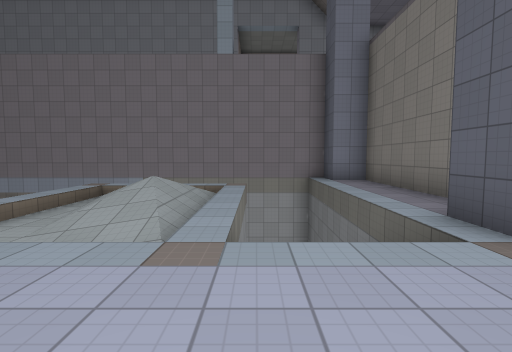
[1] (above)

24 first-person views from a walk through a 3-D level made in the Godot game engine. The camera is 1.4 m above the floor, tilts 4° down and sees 85° across. The floor is counted in squares, 2 m on a side. Each view is taken from the middle of a square. On the plan, view 1 faces up. The plan holds only what a view shows up to about 9 squares ahead; the rest is blank. The place goes on beyond the plan. Surface patterns are stand-ins for the level's own textures.

[2]
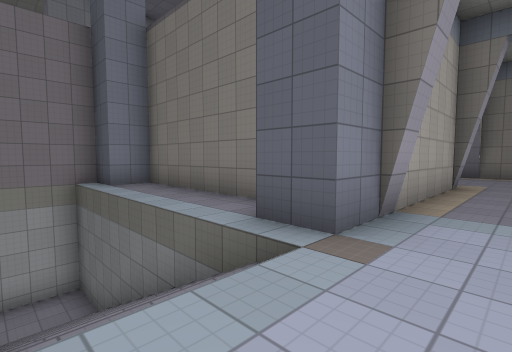

[3]
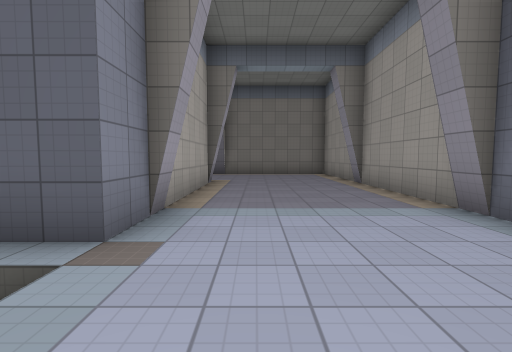

[4]
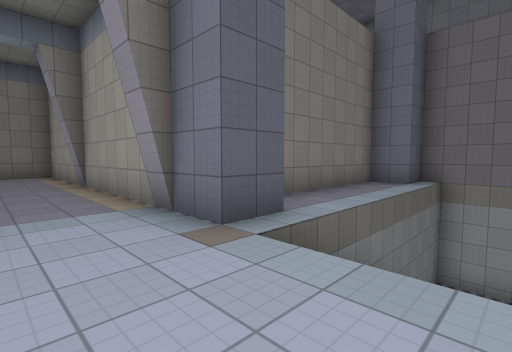

[5]
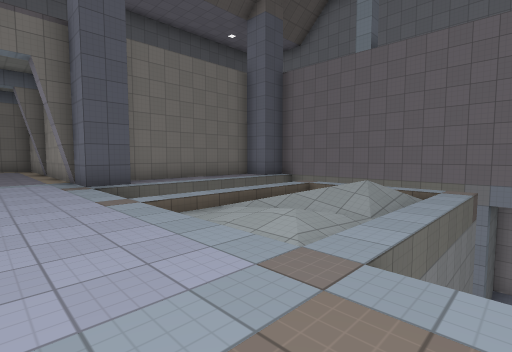

[6]
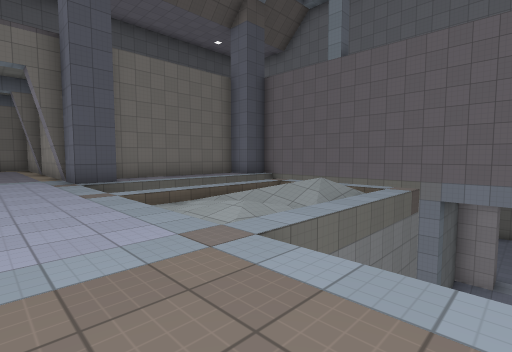

[7]
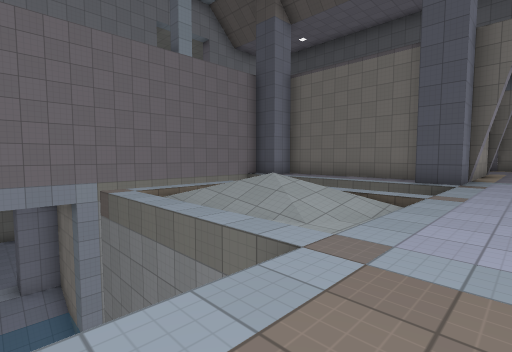

[8]
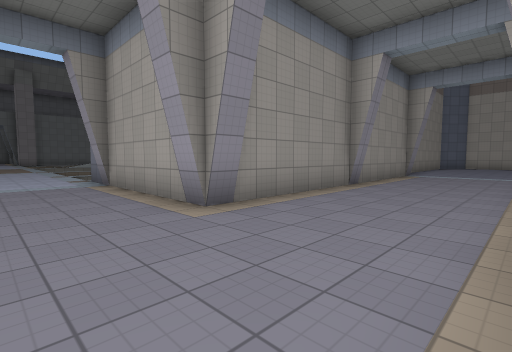

[9]
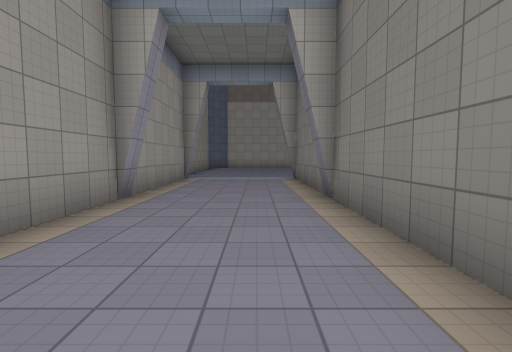

[10]
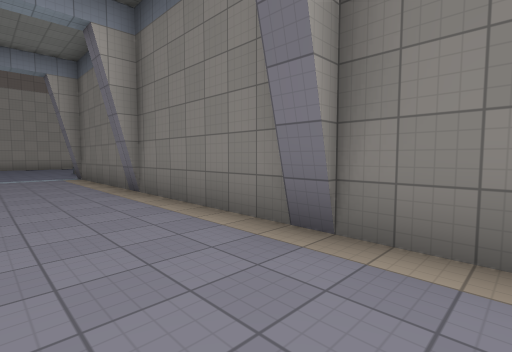

[11]
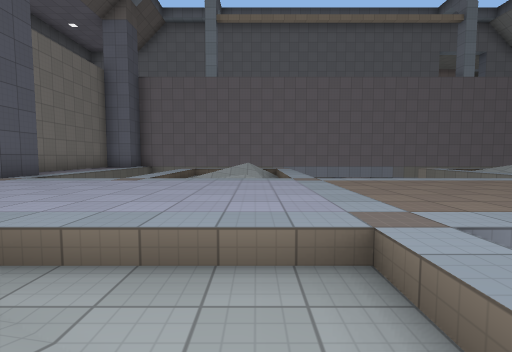

[12]
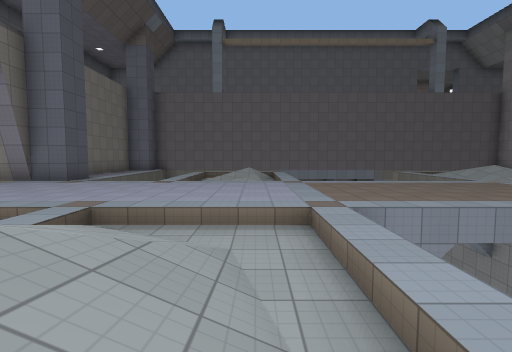

[13]
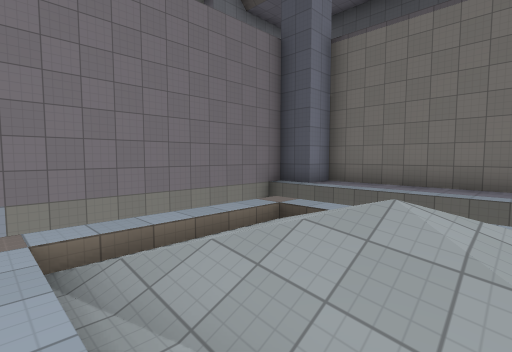

[14]
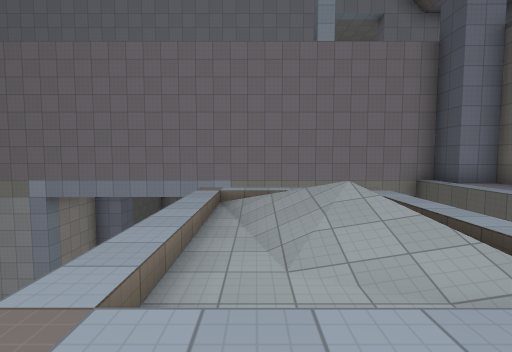

[15]
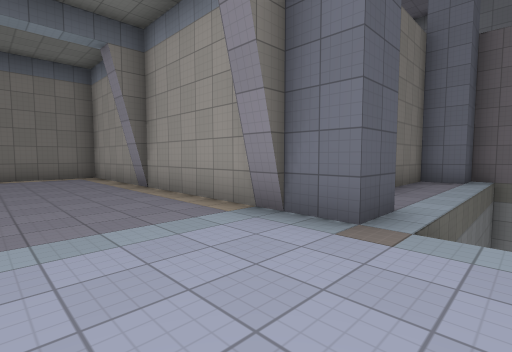

[16]
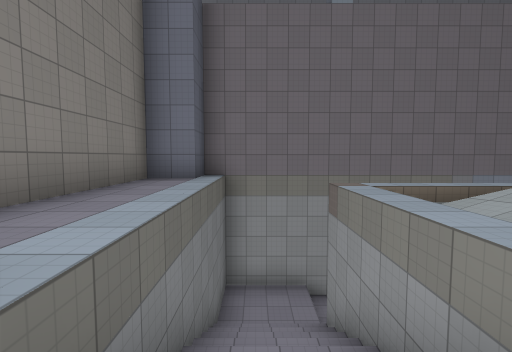

[17]
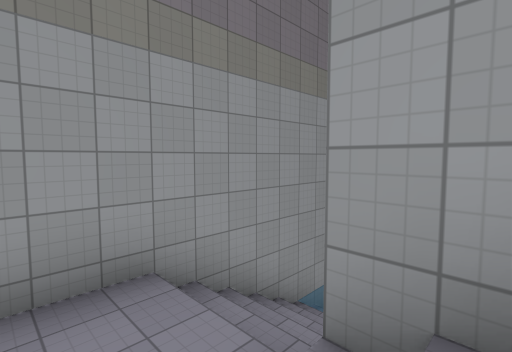

[18]
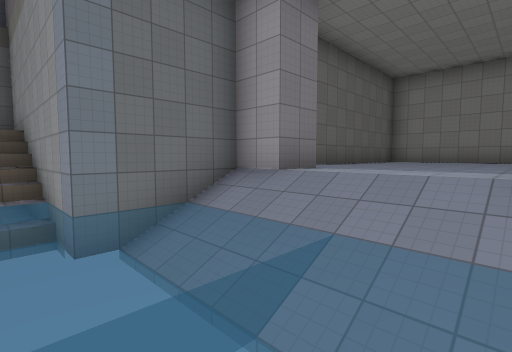

[19]
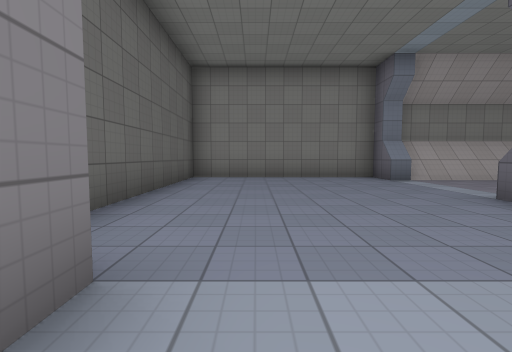

[20]
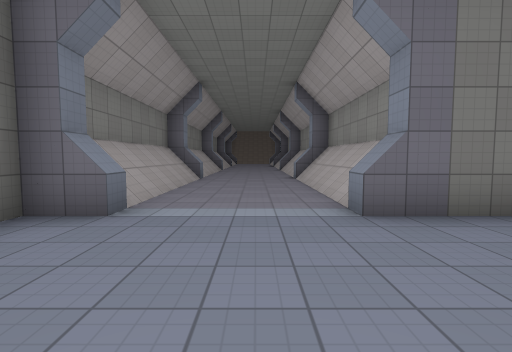

[21]
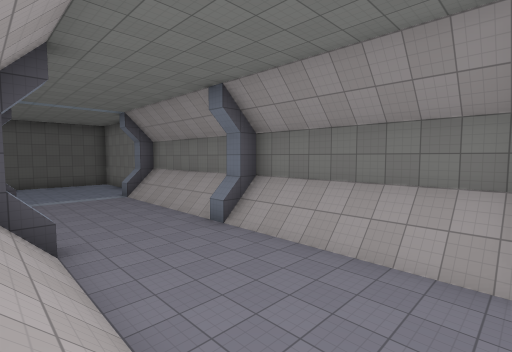

[22]
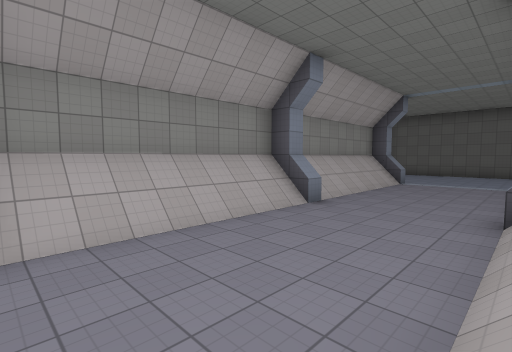

[23]
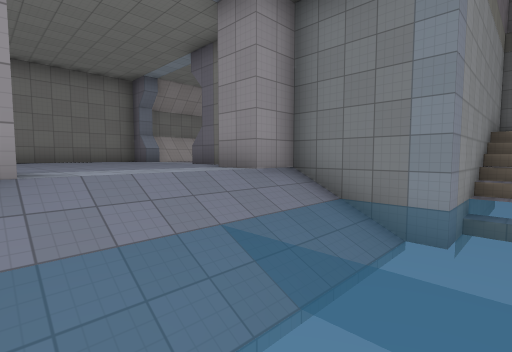

[24]
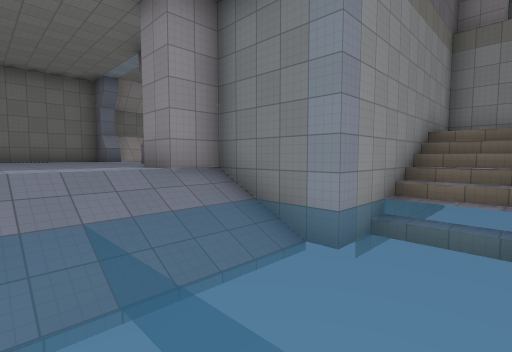

### Floor plan
Key: @ floor where view 1 was taken; # wall or solid block; . main floor; - floor 0.5 m lower than the main floor; _ floor 5.5 m lower than the main floor; < floor 7 m lower than the main floor; ( floor 7.25 m lower than the main floor; ! floor 8 m lower than the main floor; / step, stairs or slope; ^ raised ledge.
Columns run from 20 left of view 1 to 12 right of it. Each row starts with its distance up from view 1.
 11               //#          ##..##
 10          ##   !!#   ####   #....#
  9                     __.##  #....#
  8                     __..#  #....#
  7                 ..////..#  #....#
  6                 ./////..#  #....#
  5                 ./////..#  #....#
  4                 ./////..#  #....#
  3                 .-////.#####....#
  2              ///................#
  1             ....................#
  0            .........@...........#
 -1           ......................#
 -2           -!!!!!./////.##########
 -3                 .//// ..#
 -4                 .//// ..#
 -5                 ./////..#
 -6                 ./////..#
 -7        //!!   ! !!//__..#
 -8     #  //!! !  ! !//__.##
 -9     #######     ########
-10           #!!!!!#
-11           #(////#
-12           ##<<<##
-13 ###########<<<<<
-14 _////#////#<<<<<#
-15 <<<<<<<<<<<<<<<<#
-16 <<<<<<<<<<<<<<<<#
-17 <<<<<<<<<<<<<<<<#
-18 /////^////#<<<<<#
-19 #################

Positions as (right, up) in squares from view 1, and headings:
1: (0, 0), facing up
2: (0, 1), facing up-right
3: (0, 1), facing right
4: (0, 0), facing down-right
5: (-5, 0), facing down-right
6: (-6, 0), facing down-right
7: (-6, 1), facing up-right
8: (11, 0), facing up-left
9: (10, 2), facing up
10: (9, 1), facing up-right
11: (-3, 4), facing down
12: (-3, 6), facing down
13: (-4, 4), facing up-right
14: (-3, 1), facing up
15: (1, 1), facing down-right
16: (1, -2), facing down
17: (1, -6), facing down-left
18: (-8, -8), facing down-right
19: (-6, -11), facing down
20: (-6, -16), facing left
21: (-20, -14), facing down-right
22: (-20, -18), facing up-right
23: (-5, -8), facing down-left
24: (-6, -7), facing down-left
